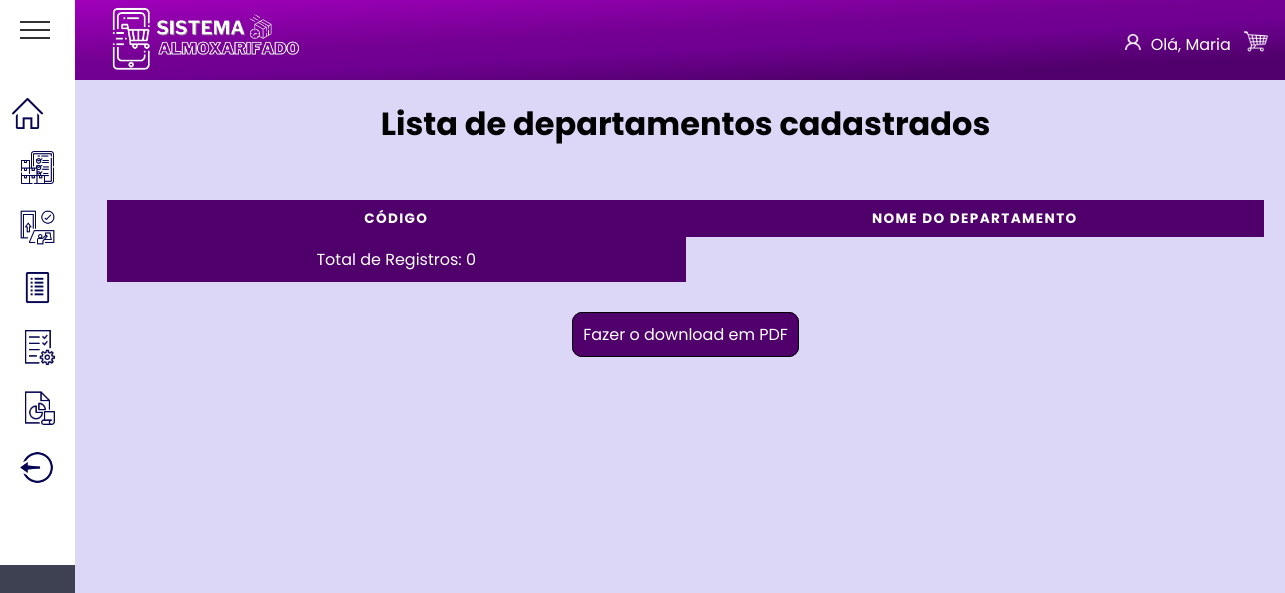
Before: /View/Pages/Admin/listarDepars.php (signed in) with the older database file.
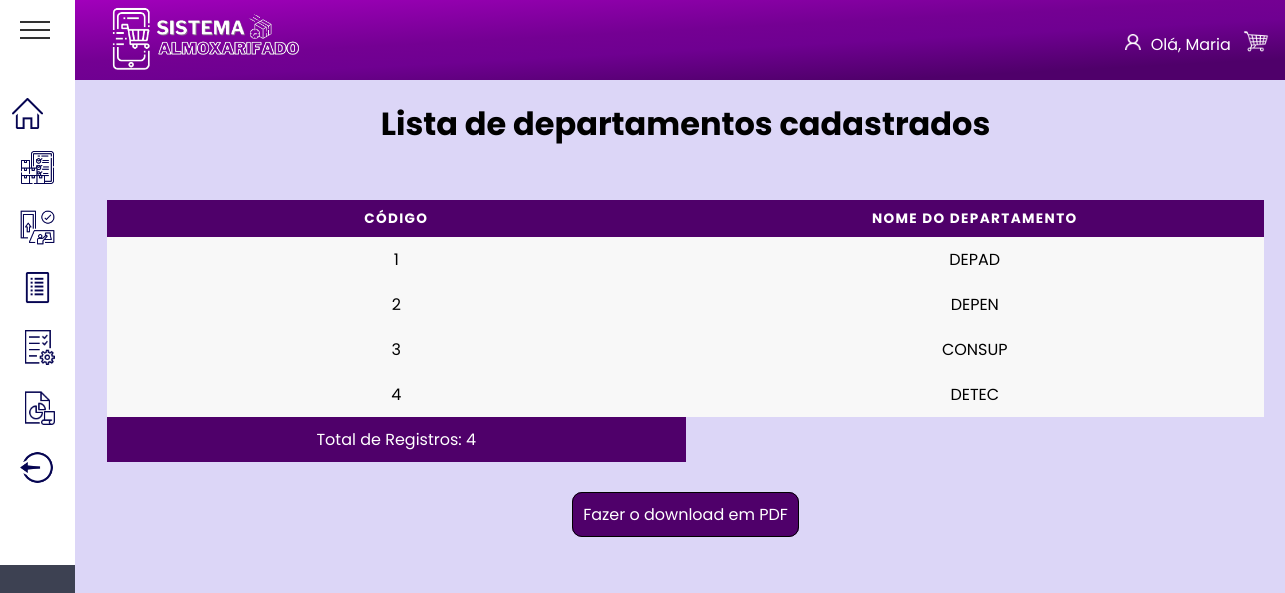
After: the same page with the newer database file.
### tables this page shows
create table area_depar(
id_area integer auto_increment primary key,
depar varchar (40) );

### View/Pages/Admin/listarDepars.php (the view, shortened to what this page needs)
<?php
include_once dirname(__DIR__, 3) . '/banco.php';
?>
<!DOCTYPE html>
<html lang="pt-BR">
<head>
    <link rel="stylesheet" href="/final_php/assets/global.css">
    <link rel="stylesheet" href="/final_php/assets/listarUser.css">
    <link rel="stylesheet" href="/final_php/assets/template.css">
</head>
<body>
    <?php include dirname(__DIR__, 3) . "/template/header.php"; ?>
    <?php include dirname(__DIR__, 3) . "/template/aside.php"; ?>
    <main class="main">
        <h1 class="title"> Lista de departamentos cadastrados</h1>
        <div class="container">
            <table rules="all">
                <thead>
                    <tr>
                        <th> Código</th>
                        <th>Nome do departamento</th>
                    </tr>
                </thead>
                <tbody>
                    <?php
                    $sql_consulta = mysqli_query($conn, "SELECT * FROM area_depar ");
                    $total = mysqli_num_rows($sql_consulta);
                    while ($linhas = mysqli_fetch_array($sql_consulta)) { ?>
                        <tr>
                            <td data-label="Código"> <?= $linhas[0] ?> </td>
                            <td data-label="Departamento"> <?= $linhas[1] ?> </td>
                        </tr>
                    <?php } ?>
                    <tr class="total">
                        <td>Total de Registros: <?= $total ?></td>
                    </tr>
                </tbody>
            </table>
            <div class="opcoes" style="text-align: center; margin: 40px 50px">
                <a style="border: 1px solid black; border-radius: 10px; background-color: rgb(79,0,106); padding: 10px;" href="relat_user.php">Fazer o download em PDF</a>
            </div>
    </main>
</body>
</html>

### template/header.php (shortened to what this page needs)
<header>
  <a href="/home">
    <img src="/final_php/assets/images/logo.png" alt="" />
  </a>
  <div class="details">
    <img class="iconUser" src="/final_php/assets/images/iconUser.png" alt="">
    <p style='color: white;'>Olá, <?php echo $_SESSION['username']?></p>
    <a href="/carrinho">
      <img class="iconCar" src="/final_php/assets/images/carrinho.png" alt="">
    </a>
  </div>
</header>

### template/aside.php (shortened to what this page needs)
<aside>
    <div class="content-aside">
        <div class="navigation">
            <div class="menu-toggle"></div>
            <ul class="list">
                <li class="list-item">
                    <a href="/final_php/View/Pages/Admin/homeAdmin.php">
                        <img src="/final_php/assets/images/iconHome.png" alt="">
                    </a>
                </li>
                <li class="list-item">
                    <a href="/final_php/View/Pages/Admin/estoque.php">
                        <span class="icon">
                            <img class="iconInventory" src="/final_php/assets/images/iconInventory.png" alt="">
                        </span>
                    </a>
                </li>
                <li class="list-item">
                    <a href="/final_php/View/Pages/Admin/listas.php">
                        <span class="icon">
                            <img class="iconInventory" src="/final_php/assets/images/iconRegister.png" alt="">
                        </span>
                    </a>
                </li>
                <li class="list-item">
                    <a href="/final_php/View/Pages/Admin/listas.php">
                        <span class="icon">
                            <img class="iconInventory" src="/final_php/assets/images/iconList.png" alt="">
                        </span>
                    </a>
                </li>
                <li class="list-item">
                    <a href="/final_php/View/Pages/Admin/requisicoes.php">
                        <span class="icon">
                            <img class="iconInventory" src="/final_php/assets/images/iconRequirements.png" alt="">
                        </span>
                    </a>
                </li>
                <li class="list-item">
                    <a href="/final_php/View/Pages/Admin/requisicoes.php">
                        <span class="icon">
                            <img class="iconInventory" src="/final_php/assets/images/iconReport.png" alt="">
                        </span>
                    </a>
                </li>
                <li class="list-item">
                    <a href="/final_php/index.html">
                        <span class="icon">
                            <img class="iconInventory" src="/final_php/assets/images/iconLogout.png" alt="">
                        </span>
                    </a>
                </li>
            </ul>
        </div>
    </div>
</aside>

### assets/global.css (style rules this page uses)
* { margin: 0; padding: 0; box-sizing: border-box; font-family: "Josefin Sans", sans-serif; }
*, button, input { border: 0; background-color: none; font-size: -apple-system, system-ui, BlinkMacSystemFont, "Segoe UI", Roboto, "Helvetica Neue", Ubuntu, Arial, sans-serif; }
a { text-decoration: none; list-style: none; color: white; }
h1 { text-align: center; }

### assets/listarUser.css (style rules this page uses)
.container { padding: 2rem; }
.title { text-align: center; padding: 20px; }
table { border-collapse: collapse; margin-left: 0%; padding: 0; width: 100%; table-layout: fixed; }
table tr { background-color: #f8f8f8; padding: 0.35em; }
table th, table td { padding: 0.625em; text-align: center; }
table th { font-size: 0.85em; letter-spacing: 0.1em; text-transform: uppercase; background-color: rgb(79, 0, 106); color: #fff; }
table td { word-wrap: break-word; }
.total td { background-color: rgb(79, 0, 106); color: #fff; }

### assets/template.css (style rules this page uses)
body { overflow: hidden; display: grid; grid-template-columns: 1fr 25fr; grid-template-rows: 80px 1fr 80px; grid-template-areas: "aside header" "aside main" "aside footer"; height: 100vh; background: #DCD6F7; }
.main { grid-area: main; overflow-y: scroll; padding: 0 4rem 0 0; }
header { display: flex; width: 100vw; grid-area: header; justify-content: space-between; padding-inline-end: 5%; align-items: center; gap: 0.3rem; background: rgb(79,0,106); background: linear-gradient(357deg, rgba(79,0,106,1) 17%, rgba(111,0,145,1) 44%, rgba(116,0,147,1) 58%, rgba(161,0,187,1) 100%); }
header img { max-width: 250px; }
.details { display: flex; align-content: center; align-items: center; gap: 0.2rem; }
.details p, .details a { margin-right: 3px; transform: translateY(15%); padding: 0; }
header img { width: 16rem; }
.iconUser { width: 1rem; height: 1rem; margin-right: 0.4em; margin-top: 0.3em; filter: invert(100%) sepia(0%) saturate(7500%) hue-rotate(132deg) brightness(117%) contrast(110%); }
.iconCar { max-width: 1.6rem; margin-right: 1.5em; filter: invert(100%) sepia(10%) saturate(7500%) hue-rotate(132deg) brightness(5000%) contrast(110%); }
.list { padding: 0; margin: 0; text-align: center; }
.list { margin-top: 1.4em; }

### template/aside.php (style rules this page uses)
* { margin: 0; padding: 0; box-sizing: border-box; font-family: 'Poppins', sans-serif; }
.content-aside { width: 100%; min-height: 100vh; background: #3d4152; }
.navigation { width: 75px; min-height: 565px; background: #fff; transition: 0.5s; display: flex; justify-content: center; align-items: center; }
.navigation .menu-toggle { position: absolute; top: 0; left: 0; width: 5rem; height: 60px; cursor: pointer; display: flex; justify-content: flex-start; align-items: center; padding: 0 20px; }
.navigation .menu-toggle::before { content: ''; position: absolute; width: 30px; height: 2px; background: #333; transform: translateY(-8px); transition: 0.5s; }
.navigation .menu-toggle::after { content: ''; position: absolute; width: 30px; height: 2px; background: #333; transform: translateY(8px); transition: 0.5s; box-shadow: 0 -8px 0 #333; }
.navigation ul { display: flex; flex-direction: column; width: 100%; }
.navigation ul li { list-style: none; padding: 0 10px; cursor: pointer; transition: 0.5s; }
.navigation ul li a { text-decoration: none; display: flex; justify-content: flex-start; align-items: center; }
.navigation ul li a .icon { position: relative; display: block; min-width: 55px; height: 55px; line-height: 60px; color: #222; border-radius: 10px; font-size: 1.75em; transition: 0.5s; }
.navigation ul li a .icon::before { content: ''; position: absolute; top: 10px; left: 0; width: 100%; height: 100%; border-radius: 10px; background: var(--color); filter: blur(8px); opacity: 0; transition: 0.5s; }
.iconInventory { width: 35px; height: 35px; }

Changed rows visible on the page:
added area_depar: id_area "1", depar "DEPAD"
added area_depar: id_area "2", depar "DEPEN"
added area_depar: id_area "3", depar "CONSUP"
added area_depar: id_area "4", depar "DETEC"
Other visible differences:
$total: "0" → "4"
